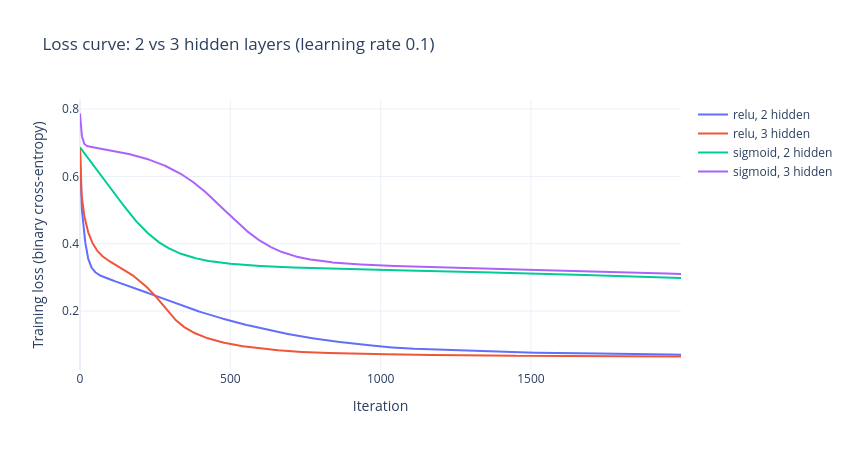

Here is the notebook cell this chart was saved with:
### Markdown cell above
### 4.3 2 vs 3 hidden layers (learning rate 0.1)

### Code cell
plot_loss_curves(
    keys=[(act, depth, 0.1) for act in ACTIVATIONS for depth in ARCHITECTURES],
    labels=[f"{act}, {depth}" for act in ACTIVATIONS for depth in ARCHITECTURES],
    title="Loss curve: 2 vs 3 hidden layers (learning rate 0.1)",
)
results[results["Learning rate"] == 0.1]

### Figure 1 — Plotly figure (JSON) as saved in the notebook; plotly's stock layout.template omitted (floating-point values rounded to 4 significant figures; data arrays with more than 128 entries replaced by an {"elided": "..."} marker saying what was removed)
{"data": [{"mode": "lines", "name": "relu, 2 hidden", "type": "scatter", "y": {"elided": "2000 float values"}}, {"mode": "lines", "name": "relu, 3 hidden", "type": "scatter", "y": {"elided": "2000 float values"}}, {"mode": "lines", "name": "sigmoid, 2 hidden", "type": "scatter", "y": {"elided": "2000 float values"}}, {"mode": "lines", "name": "sigmoid, 3 hidden", "type": "scatter", "y": {"elided": "2000 float values"}}], "layout": {"height": 450, "title": {"text": "Loss curve: 2 vs 3 hidden layers (learning rate 0.1)"}, "width": 850, "xaxis": {"title": {"text": "Iteration"}}, "yaxis": {"title": {"text": "Training loss (binary cross-entropy)"}}}}
